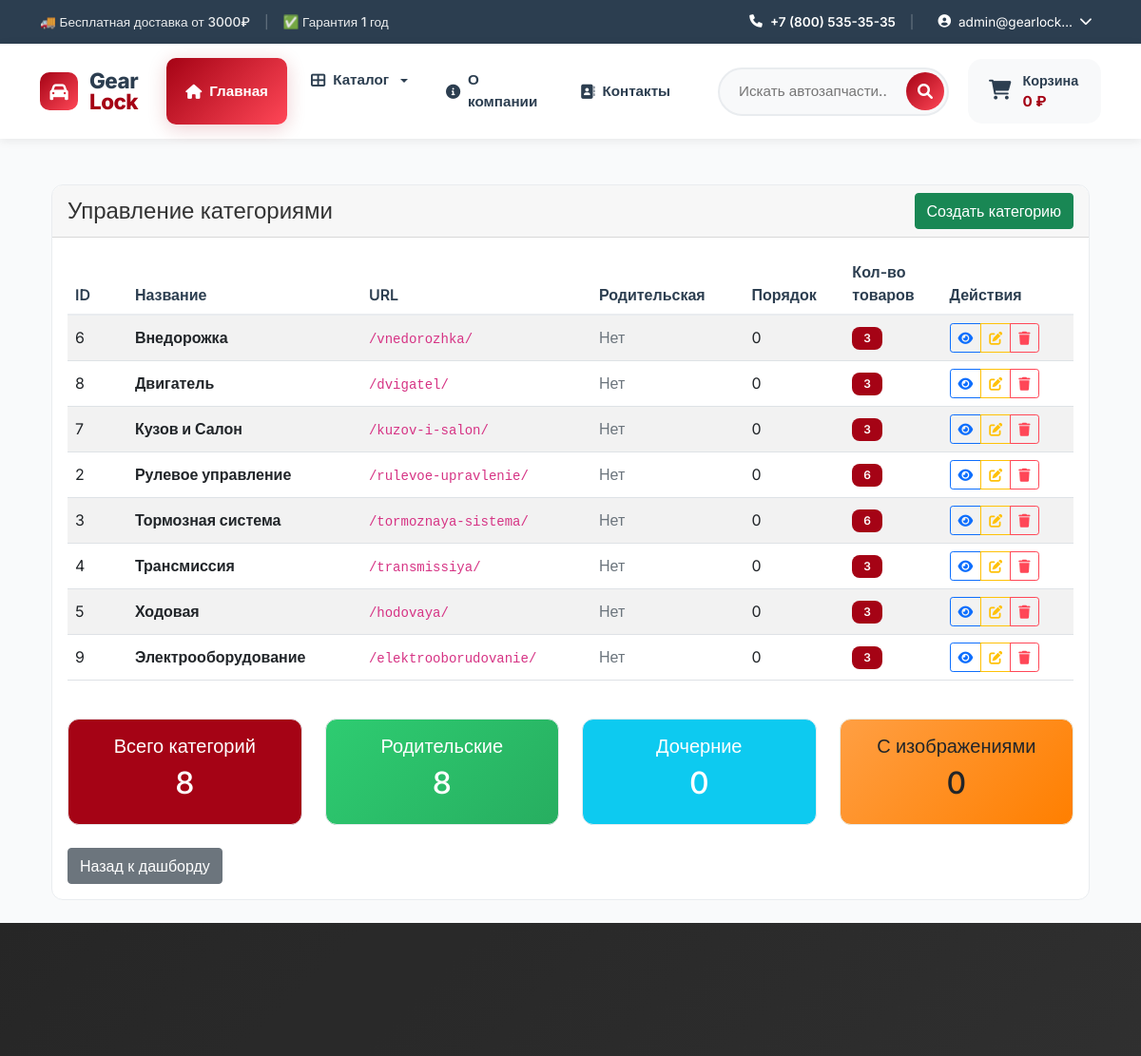
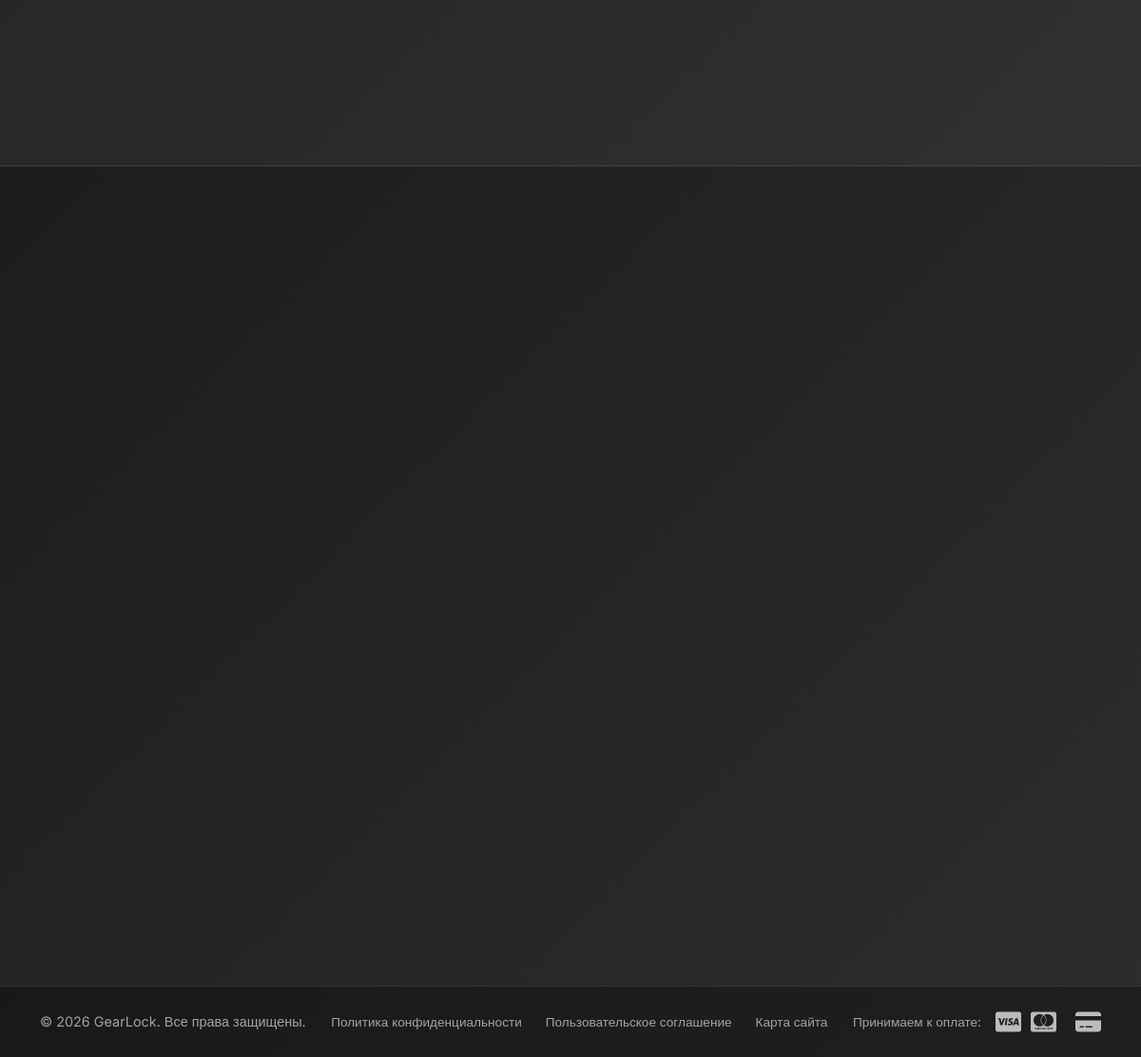
The app's page /catalog/categories/ (signed in) with its own data (2 pictures, top to bottom).
### users/models.py (models this page shows, shortened)
class User(AbstractUser):
    email = models.EmailField(_('email address'), unique=True)
    role = models.ForeignKey(
        Role,
        on_delete=models.SET_NULL,
        null=True,
        blank=True,
        verbose_name='Роль',
        related_name='users'
    )
    phone = models.CharField('Телефон', max_length=20, blank=True)
    address = models.TextField('Адрес', blank=True)
    postal_code = models.CharField('Почтовый индекс', max_length=20, blank=True)
    birth_date = models.DateField('Дата рождения', null=True, blank=True)
    USERNAME_FIELD = 'email'
    REQUIRED_FIELDS = ['username', 'first_name']
    class Meta:
        verbose_name = 'Пользователь'
        verbose_name_plural = 'Пользователи'

### catalog/models.py (models this page shows, shortened)
class Category(models.Model):
    name = models.CharField('Название', max_length=200)
    slug = models.SlugField('URL', max_length=200, unique=True, blank=True)
    parent = models.ForeignKey('self', on_delete=models.CASCADE,
                             null=True, blank=True, related_name='children')
    image = models.ImageField('Изображение', upload_to='categories/', null=True, blank=True)
    description = models.TextField('Описание', blank=True)
    order = models.IntegerField('Порядок', default=0)
    class Meta:
        verbose_name = 'Категория'
        verbose_name_plural = 'Категории'
        ordering = ['order', 'name']

### catalog/views.py (the view)
# urls.py: path('categories/', views.category_list, name='category_list'),  # /catalog/categories/
@login_required
@content_manager_required
def category_list(request):
    categories = Category.objects.all().order_by('name')
    parent_count = Category.objects.filter(parent=None).count()
    child_count = Category.objects.filter(parent__isnull=False).count()
    with_images_count = Category.objects.exclude(image='').count()
    context = {
        'categories': categories,
        'parent_count': parent_count,
        'child_count': child_count,
        'with_images_count': with_images_count,
    }
    return render(request, 'catalog/category_list.html', context)

### cart/cart.py (called while the page is built)
    def get_total_price(self):
        return sum(
            float(item['price']) * item['quantity']
            for item in self.cart.values()
        )

    def __len__(self):
        return sum(item['quantity'] for item in self.cart.values())

### cart/context_processors.py (called while the page is built)
def cart(request):
    return {'cart': Cart(request)}

### catalog/context_processors.py (called while the page is built)
def categories(request):
    main_categories = Category.objects.filter(
        parent__isnull=True
    ).exclude(
        slug=''
    ).exclude(
        slug__isnull=True
    ).prefetch_related('children').order_by('order', 'name')
    return {
        'categories': main_categories,
        'all_categories': Category.objects.exclude(slug='').exclude(slug__isnull=True)
    }

### templates/catalog/category_list.html (shortened to what this page needs)
{% extends 'base.html' %}
{% load static %}
{% block content %}
<div class="container mt-4">
    <div class="card">
        <div class="card-header d-flex justify-content-between align-items-center">
            <h4 class="mb-0">Управление категориями</h4>
            <a href="{% url 'catalog:category_create' %}" class="btn btn-success">
                 Создать категорию
            </a>
        </div>
        <div class="card-body">
            {% if categories %}
            <div class="table-responsive">
                <table class="table table-hover table-striped">
                    <thead>
                        <tr>
                            <th>ID</th>
                            <th>Название</th>
                            <th>URL</th>
                            <th>Родительская</th>
                            <th>Порядок</th>
                            <th>Кол-во товаров</th>
                            <th>Действия</th>
                        </tr>
                    </thead>
                    <tbody>
                        {% for category in categories %}
                        <tr>
                            <td>{{ category.id }}</td>
                            <td>
                                <div class="d-flex align-items-center">
                                    <strong>{{ category.name }}</strong>
                                </div>
                            </td>
                            <td><code>/{{ category.slug }}/</code></td>
                            <td>
                                {% if category.parent %}
                                <span class="badge bg-info">{{ category.parent.name }}</span>
                                {% else %}
                                <span class="text-muted">Нет</span>
                                {% endif %}
                            </td>
                            <td>{{ category.order }}</td>
                            <td>
                                <span class="badge bg-primary">{{ category.products.count }}</span>
                            </td>
                            <td>
                                <div class="btn-group btn-group-sm" role="group">
                                    <a href="{% url 'catalog:product_list_by_category' category.slug %}"
                                       class="btn btn-outline-primary" title="Просмотреть товары">
                                        <i class="fas fa-eye"></i>
                                    </a>
                                    <a href="{% url 'catalog:category_update' category.slug %}"
                                       class="btn btn-outline-warning" title="Редактировать">
                                        <i class="fas fa-edit"></i>
                                    </a>
                                    <a href="{% url 'catalog:category_delete' category.slug %}"
                                       class="btn btn-outline-danger" title="Удалить">
                                        <i class="fas fa-trash"></i>
                                    </a>
                                </div>
                            </td>
                        </tr>
                        {% endfor %}
                    </tbody>
                </table>
            </div>
            <div class="row mt-4">
                <div class="col-md-3">
                    <div class="card bg-primary text-white">
                        <div class="card-body text-center">
                            <h5 class="card-title">Всего категорий</h5>
                            <h2>{{ categories.count }}</h2>
                        </div>
                    </div>
                </div>
                <div class="col-md-3">
                    <div class="card bg-success text-white">
                        <div class="card-body text-center">
                            <h5 class="card-title">Родительские</h5>
                            <h2>{{ parent_count }}</h2>
                        </div>
                    </div>
                </div>
                <div class="col-md-3">
                    <div class="card bg-info text-white">
                        <div class="card-body text-center">
                            <h5 class="card-title">Дочерние</h5>
                            <h2>{{ child_count }}</h2>
                        </div>
                    </div>
                </div>
                <div class="col-md-3">
                    <div class="card bg-warning text-dark">
                        <div class="card-body text-center">
                            <h5 class="card-title">С изображениями</h5>
                            <h2>{{ with_images_count }}</h2>
                        </div>
                    </div>
                </div>
            </div>
            {% endif %}
            <div class="mt-4">
                <a href="{% url 'users:dashboard' %}" class="btn btn-secondary">
                     Назад к дашборду
                </a>
            </div>
        </div>
    </div>
</div>
{% endblock %}

### templates/includes/header.html (shortened to what this page needs)
<header class="header">
    <div class="header-top">
        <div class="container">
            <div class="header-top-content">
                <div class="header-top-left">
                    <span class="contact-text">🚚 Бесплатная доставка от 3000₽</span>
                    <span class="contact-separator">|</span>
                    <span class="contact-text">✅ Гарантия 1 год</span>
                </div>
                <div class="header-top-right">
                    <a href="tel:+78005353535" class="phone-link">
                        <i class="fas fa-phone"></i>
                        +7 (800) 535-35-35
                    </a>
                    <span class="contact-separator">|</span>
                    {% if user.is_authenticated %}
                    <div class="user-menu">
                        <button class="user-menu-btn">
                            <i class="fas fa-user-circle"></i>
                            <span>{{ user.first_name|default:user.email|truncatechars:15 }}</span>
                            <i class="fas fa-chevron-down"></i>
                        </button>
                    </div>
                    {% endif %}
                </div>
            </div>
        </div>
    </div>
    <div class="header-main">
        <div class="container">
            <div class="header-main-content">
                <div class="header-logo">
                    <a href="{% url 'catalog:home' %}" class="logo">
                        <div class="logo-icon">
                            <i class="fas fa-car"></i>
                        </div>
                        <div class="logo-text">
                            <span class="logo-text-main">Gear</span>
                            <span class="logo-text-accent">Lock</span>
                        </div>
                    </a>
                </div>
                <nav class="main-nav">
                    <a href="{% url 'catalog:home' %}" class="nav-link active">
                        <i class="fas fa-home"></i>
                        <span>Главная</span>
                    </a>
                    <div class="nav-dropdown dropdown">
                        <button class="nav-dropdown-btn dropdown-toggle"
                                type="button"
                                id="catalogDropdown"
                                data-bs-toggle="dropdown"
                                aria-expanded="false"
                                aria-haspopup="true">
                            <i class="fas fa-th-large"></i>
                            <span>Каталог</span>
                        </button>
                    </div>
                    <a href="{% url 'pages:about' %}" class="nav-link">
                        <i class="fas fa-info-circle"></i>
                        <span>О компании</span>
                    </a>
                    <a href="{% url 'pages:contact' %}" class="nav-link">
                        <i class="fas fa-address-book"></i>
                        <span>Контакты</span>
                    </a>
                </nav>
                <div class="header-actions">
                    <div class="search-container">
                        <form action="{% url 'catalog:search' %}" method="get" class="search-form">
                            <input type="search"
                                   name="q"
                                   class="search-input"
                                   placeholder="Искать автозапчасти..."
                                   value="{{ request.GET.q }}">
                            <button type="submit" class="search-btn">
                                <i class="fas fa-search"></i>
                            </button>
                        </form>
                    </div>
                    <a href="{% url 'cart:cart_detail' %}" class="cart-btn">
                        <div class="cart-icon-wrapper">
                            <i class="fas fa-shopping-cart"></i>
                        </div>
                        <div class="cart-info">
                            <span class="cart-label">Корзина</span>
                            <span class="cart-total">
                                {% if cart.get_total_price %}
                                    {{ cart.get_total_price|floatformat:0 }} ₽
                                {% else %}
                                    0 ₽
                                {% endif %}
                            </span>
                        </div>
                    </a>
                </div>
            </div>
        </div>
    </div>
</header>

### records on screen
User: first_name "admin@gearlock…"
Category: id "6", name "Внедорожка", slug "vnedorozhka", shows "Нет", order "0", products.count "3"
Category: id "8", name "Двигатель", slug "dvigatel", shows "Нет", order "0", products.count "3"
Category: id "7", name "Кузов и Салон", slug "kuzov-i-salon", shows "Нет", order "0", products.count "3"
Category: id "2", name "Рулевое управление", slug "rulevoe-upravlenie", shows "Нет", order "0", products.count "6"
Category: id "3", name "Тормозная система", slug "tormoznaya-sistema", shows "Нет", order "0", products.count "6"
Category: id "4", name "Трансмиссия", slug "transmissiya", shows "Нет", order "0", products.count "3"
Category: id "5", name "Ходовая", slug "hodovaya", shows "Нет", order "0", products.count "3"
Category: id "9", name "Электрооборудование", slug "elektrooborudovanie", shows "Нет", order "0", products.count "3"

### other values on screen
{{ categories.count }} "8"
{{ parent_count }} "8"
{{ child_count }} "0"
{{ with_images_count }} "0"
